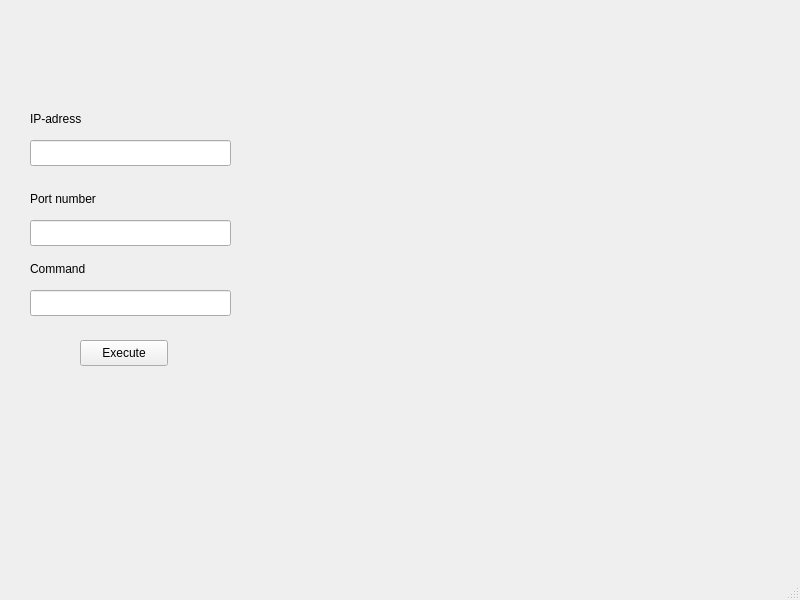
<?xml version="1.0" encoding="UTF-8"?>
<ui version="4.0">
 <class>MainWindow</class>
 <widget class="QMainWindow" name="MainWindow">
  <property name="geometry">
   <rect>
    <x>0</x>
    <y>0</y>
    <width>800</width>
    <height>600</height>
   </rect>
  </property>
  <property name="windowTitle">
   <string>MainWindow</string>
  </property>
  <widget class="QWidget" name="centralwidget">
   <widget class="QLabel" name="label">
    <property name="geometry">
     <rect>
      <x>30</x>
      <y>110</y>
      <width>191</width>
      <height>18</height>
     </rect>
    </property>
    <property name="text">
     <string>IP-adress</string>
    </property>
   </widget>
   <widget class="QLabel" name="label_2">
    <property name="geometry">
     <rect>
      <x>30</x>
      <y>190</y>
      <width>201</width>
      <height>18</height>
     </rect>
    </property>
    <property name="text">
     <string>Port number</string>
    </property>
   </widget>
   <widget class="QLabel" name="label_3">
    <property name="geometry">
     <rect>
      <x>30</x>
      <y>260</y>
      <width>201</width>
      <height>18</height>
     </rect>
    </property>
    <property name="text">
     <string>Command</string>
    </property>
   </widget>
   <widget class="QPushButton" name="executeButton">
    <property name="geometry">
     <rect>
      <x>80</x>
      <y>340</y>
      <width>88</width>
      <height>26</height>
     </rect>
    </property>
    <property name="text">
     <string>Execute</string>
    </property>
   </widget>
   <widget class="QLineEdit" name="myIP">
    <property name="geometry">
     <rect>
      <x>30</x>
      <y>140</y>
      <width>201</width>
      <height>26</height>
     </rect>
    </property>
   </widget>
   <widget class="QLineEdit" name="myPort">
    <property name="geometry">
     <rect>
      <x>30</x>
      <y>220</y>
      <width>201</width>
      <height>26</height>
     </rect>
    </property>
   </widget>
   <widget class="QLineEdit" name="myCommand">
    <property name="geometry">
     <rect>
      <x>30</x>
      <y>290</y>
      <width>201</width>
      <height>26</height>
     </rect>
    </property>
   </widget>
  </widget>
  <widget class="QMenuBar" name="menubar">
   <property name="geometry">
    <rect>
     <x>0</x>
     <y>0</y>
     <width>800</width>
     <height>23</height>
    </rect>
   </property>
  </widget>
  <widget class="QStatusBar" name="statusbar"/>
 </widget>
 <resources/>
 <connections/>
</ui>
